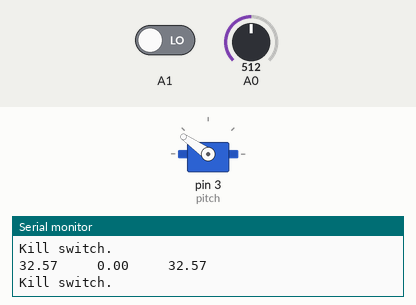
This sketch was run on a simulated Arduino Uno, built with avr-gcc and run on an emulated ATmega328P. Shown: servo, the last lines printed to the serial monitor. The test bench sets the inputs (shaded band); at power-on: A1 LOW, A0 = 512. EEPROM starts erased.

Above: at 2.8 s.
2.9 s: A1 driven HIGH
At 4.4 s:
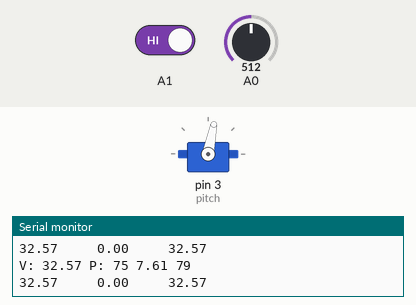
Timing chart, 0 to 6.1 s (numbered marks = the images above; inputs shaded):
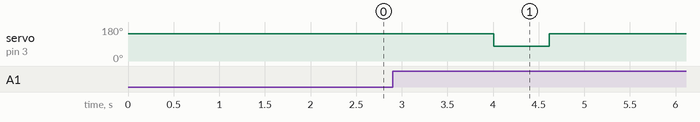

The sketch:

_2017_Final_Control_Code_USING_NEW_LOAD.ino
```cpp
// Control system for the 2017 Penn State Collegiate Wind Competition test turbine.
// Authors: Patrick Nicodemus, Joseph Miscioscia, Mitchell Proulx.
// Date: April 17, 2017

#include <Servo.h>
#include <EEPROM.h>

Servo pitch; // Controls the pitch angle of the turbine blades.

const double MARGIN = 3.5;
const double RESISTOR_SCALING_FACTOR = 1.02;
const int BRAKE_PITCH = 145;
const byte RECOVERY = 0xFF;
const int CYCLES_FOR_ADJUSTMENT = 6;
const int MS_PER_CYCLE = 200;
const int STARTUP_PITCH = 75;
const double VOLTAGE_DIVIDER_TURBINE = 13.015;
const double VOLTAGE_DIVIDER_LOAD = 11.13;//11.13 for new load, 10.29 for old one;
const double MAX_VOLTAGE = 45; //Voltage observed at 11m/s
const double TURN_ON_VOLTAGE = 10.0;

double inferWindSpeed(int, double);
boolean voltageConsistentlyDifferent(double , double);
int optimumPitch(double);

void setup() {
  //Initialize Serial system output/input
  Serial.begin(9600);
  pitch.attach(3); // Control line on pin 3.

  if(EEPROM.read(0)){ // Byte 0 contains a startup-flag asking whether it has been used before.
    pitch.write((int) EEPROM.read(1)); //EEPROM[1] contains the previous blade pitch.
  } else {
    pitch.write(STARTUP_PITCH); // Should this be a generic value or the optimal startup angle or what?
  }
  /* pinMode(A1,OUTPUT);
  pinMode(A2,INPUT);
  digitalWrite(A0,HIGH);
  EEPROM.write(1,0);x
  EEPROM.write(1,85); */ // I don't know which pins our values are connected to on the new arduino. Will verify.
}

void loop() {
  double turbineVoltage;
  double loadVoltage;
  boolean killSwitch;
  boolean disconnected;
  static boolean disconnectedState = false;
  static boolean killState = false;
  static int adjustmentCounter = 0;
  int voltageDifferenceCounter;
  static int currentBladePitch = STARTUP_PITCH;
  static double inferredWindSpeed = 5;

  // Part 1 - Acquire data from sensors
  turbineVoltage = VOLTAGE_DIVIDER_TURBINE*((double)analogRead(A0))*5.0/1023.0;
  //loadVoltage = RESISTOR_SCALING_FACTOR*VOLTAGE_DIVIDER_LOAD*((double)analogRead(A3))*5.0/1023.0;
  killSwitch = (digitalRead(A1) == LOW);

  // Part 2 - Business Logic.
  disconnected = voltageConsistentlyDifferent(turbineVoltage, loadVoltage);
 // disconnected = false;
  if(disconnected) { // Brake the turbine, and prepare for the Arduino to lose power.
    EEPROM.write(0,RECOVERY);                   //Save to the Arduino a flag that says it's mid competition.
    EEPROM.write(1, (byte) currentBladePitch);  //Save the current blade pitch for after startup.
    disconnectedState = true;
    Serial.println("Disconnect.");
    pitch.write(BRAKE_PITCH);
    delay(10000);
  } else if (killSwitch){
    Serial.print("Kill switch.\n");
    killState = true;
    pitch.write(BRAKE_PITCH);
    delay(2000);
  } else { // The circuit is closed and the kill switch is off.
    if(disconnectedState){ //The circuit was disconnected but has been closed; power has been restored.
      disconnectedState = false;
      pitch.write(currentBladePitch); // assuming currentBladePitch was positioned at before power was cut.
      delay(5000);
    } else if (killState){
      killState = false;
      pitch.write(currentBladePitch);
    }
    //Part 3 - Output
    if(!adjustmentCounter) { // Only execute every CYCLES_FOR_ADJUSTMENT cycles
      Serial.print("V: "); Serial.print(turbineVoltage); Serial.print(" P: "); Serial.print(currentBladePitch); Serial.print(' ');
      if( currentBladePitch < 75 || turbineVoltage > MAX_VOLTAGE ) { // The windspeed is high so the blades have been pitched more sharply.
        if( turbineVoltage > MAX_VOLTAGE ){
          Serial.println("  <<< TOO CLOSE to max voltage");
          int pitchDegrees = ceil(2*(turbineVoltage-MAX_VOLTAGE-2));
          currentBladePitch -= pitchDegrees;
        } else if (turbineVoltage < MAX_VOLTAGE-2 ){
          int pitchDegrees = floor(2*(turbineVoltage-MAX_VOLTAGE+2));
          currentBladePitch -= pitchDegrees;
          Serial.println("  <<< Voltage drop");
        } else {
          //do nothing
          Serial.println("  <<< Goldilocks");
        }
      }
      else { // Pitch is in the standard range
        inferredWindSpeed = inferWindSpeed(currentBladePitch, turbineVoltage);
        currentBladePitch = optimumPitch(inferredWindSpeed);
      }
      pitch.write(currentBladePitch);
    }
    adjustmentCounter++;
    adjustmentCounter %= CYCLES_FOR_ADJUSTMENT;
    delay(MS_PER_CYCLE);
  }
}

//Don't worry about this function it doesn't do anything; they wrote it and never fully implemented it
boolean voltageConsistentlyDifferent(double turbineVoltage, double loadVoltage) {
  static double differences[7] = { 0, 0, 0, 0, 0, 0, 0};
  double voltageRatio;
  int count;
  Serial.print(turbineVoltage);
  Serial.print("     ");
  Serial.print(loadVoltage);
  Serial.print("     ");
  Serial.println(turbineVoltage - loadVoltage);
  voltageRatio = max( turbineVoltage-loadVoltage, loadVoltage-turbineVoltage );
  count = 0;
  for(int i = 0; i < 6; i++) {
    differences[i] = differences[i+1];
    if (!isnan(differences[i]) && differences[i] >= MARGIN ) {
      count++;
    }
  }
  differences[6] = voltageRatio;
  if(!isnan(voltageRatio) && voltageRatio >= MARGIN){
    count++;
  }
  return ( count >= 6 );
}

//Pretty sure this is voltage produced at a given wind speed with pitch angles from 75-85
const double voltageData[8][11] =  { // 75 - 85
  { 14.12,  16.66, 17.83, 17.91, 18.62, 18.76, 18.86, 19.02, 19.23, 19.23, 19.53 }, //5
  { 23.55,  23.91, 24.02, 24.22, 24.24, 24.75, 24.50, 24.41, 24.51, 24.27, 24.25 }, //6
  { 29.29,  29.52, 29.45, 29.25, 29.25, 29.49, 29.17, 28.30, 28.81, 28.58, 28.07 }, //7
  { 34.70,  33.84, 33.45, 33.40, 34.04, 33.87, 33.36, 32.77, 33.28, 33.45, 32.51 }, //8
  { 38.47,  38.12, 38.24, 38.92, 37.97, 37.93, 37.87, 37.12, 37.28, 37.15, 36.76 }, //9
  { 42.62,  42.27, 42.71, 42.36, 42.16, 41.84, 41.49, 40.81, 41.39, 40.41, 40.15 }, //10
  { 46.87,  46.25, 46.14, 45.84, 45.86, 45.34, 44.91, 44.09, 44.33, 43.88, 43.24 }, //11
  { 50,     49,    49,    49,    48.86, 48.34, 47.91, 47.09, 47.33, 46.88, 46.24 }  // Guesses at 12 (add three)
};


double inferWindSpeed(int currentBladePitch, double turbineVoltage){
  int i = -1;
  while( i < 6 && turbineVoltage >= voltageData[i+1][currentBladePitch-75]) {
    i++;
  }
  double x;
  if(i == -1) { // Lower than all boxes
    return turbineVoltage/voltageData[0][currentBladePitch-75] * 5;
  } else if (i<6){
    x =  5 + i + (turbineVoltage - voltageData[i][currentBladePitch-75])/( voltageData[i+1][currentBladePitch-75] - voltageData[i][currentBladePitch-75] );
  } else {   //i >= 6
    //double dw_dv = 2.0/(voltageData[7][currentBladePitch-75] - voltageData[6][currentBladePitch-75]);
    //x =  11.0 + (turbineVoltage - voltageData[6][currentBladePitch-75])*dw_dv;
    return 10;
  }
  Serial.print(x);
  return x;
}

int optimumPitch( double windSpeed ) {
  double optim[7] = { 85, 80, 80, 79, 78, 77, 75} ; // Optimal pitches at wind speeds 5 through 11 m/s.
  if( windSpeed < 3) {
    Serial.print(' ');  Serial.println(STARTUP_PITCH);
    return STARTUP_PITCH;
  } else if (windSpeed < 5) {
    Serial.print(' '); Serial.println(optim[0]);
    return optim[0];
  } else if (windSpeed > 11.3) {      //Too high, brake
    Serial.print(' ');  Serial.println();
    return 74;//?????
  } else {
    double x = optim[(int)(windSpeed - 5)] + (optim[(int)(windSpeed - 5) + 1] - optim[(int)(windSpeed - 5)])*(windSpeed - floor(windSpeed));
    Serial.print(' '); Serial.println(round(x));
    return (int) round(x);
  }
}
```

Measured:
- after the input at 2.9 s, servo on pin 3 (pitch): 145° → 79° after 1.1 s, → 145° 0.61 s later
